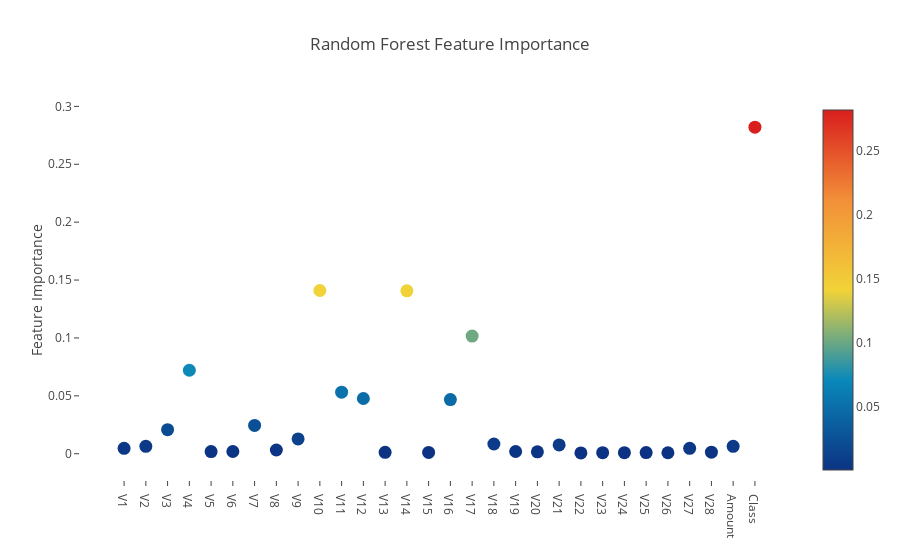

Notebook cell for this chart:
### Code cell
import plotly.offline as py
py.init_notebook_mode(connected=True)
import plotly.graph_objs as go
import plotly.tools as tls

# Scatter plot 
trace = go.Scatter(
    y = rf.feature_importances_,
    x = X.columns.values,
    mode='markers',
    marker=dict(
        sizemode = 'diameter',
        sizeref = 1,
        size = 13,
        #size= lr.feature_importances_,
        #color = np.random.randn(500), #set color equal to a variable
        color = rf.feature_importances_,
        colorscale='Portland',
        showscale=True
    ),
    text = X.columns.values
)
data = [trace]
layout= go.Layout(
    autosize= True,
    title= 'Random Forest Feature Importance',
    hovermode= 'closest',
     xaxis= dict(
         ticklen= 5,
         showgrid=False,
        zeroline=False,
        showline=False
     ),
    yaxis=dict(
        title= 'Feature Importance',
        showgrid=False,
        zeroline=False,
        ticklen= 5,
        gridwidth= 2
    ),
    showlegend= False
)
fig = go.Figure(data=data, layout=layout)
py.iplot(fig,filename='scatter2010')

### Figure 1 — Plotly figure (JSON) as saved in the notebook; plotly's stock layout.template omitted (floating-point values rounded to 4 significant figures)
{"data": [{"marker": {"color": [0.004632, 0.006358, 0.02076, 0.0721, 0.001847, 0.001911, 0.02444, 0.003247, 0.01278, 0.141, 0.05319, 0.04769, 0.001238, 0.1407, 0.001089, 0.04681, 0.1017, 0.008419, 0.001915, 0.00166, 0.007634, 0.0007436, 0.0009044, 0.0009305, 0.0009989, 0.0008702, 0.004645, 0.001352, 0.00643, 0.2821], "colorscale": "Portland", "showscale": true, "size": 13, "sizemode": "diameter", "sizeref": 1}, "mode": "markers", "text": ["V1", "V2", "V3", "V4", "V5", "V6", "V7", "V8", "V9", "V10", "V11", "V12", "V13", "V14", "V15", "V16", "V17", "V18", "V19", "V20", "V21", "V22", "V23", "V24", "V25", "V26", "V27", "V28", "Amount", "Class"], "type": "scatter", "x": ["V1", "V2", "V3", "V4", "V5", "V6", "V7", "V8", "V9", "V10", "V11", "V12", "V13", "V14", "V15", "V16", "V17", "V18", "V19", "V20", "V21", "V22", "V23", "V24", "V25", "V26", "V27", "V28", "Amount", "Class"], "y": [0.004632, 0.006358, 0.02076, 0.0721, 0.001847, 0.001911, 0.02444, 0.003247, 0.01278, 0.141, 0.05319, 0.04769, 0.001238, 0.1407, 0.001089, 0.04681, 0.1017, 0.008419, 0.001915, 0.00166, 0.007634, 0.0007436, 0.0009044, 0.0009305, 0.0009989, 0.0008702, 0.004645, 0.001352, 0.00643, 0.2821]}], "layout": {"autosize": true, "hovermode": "closest", "showlegend": false, "title": "Random Forest Feature Importance", "xaxis": {"showgrid": false, "showline": false, "ticklen": 5, "zeroline": false}, "yaxis": {"gridwidth": 2, "showgrid": false, "ticklen": 5, "title": "Feature Importance", "zeroline": false}}}
